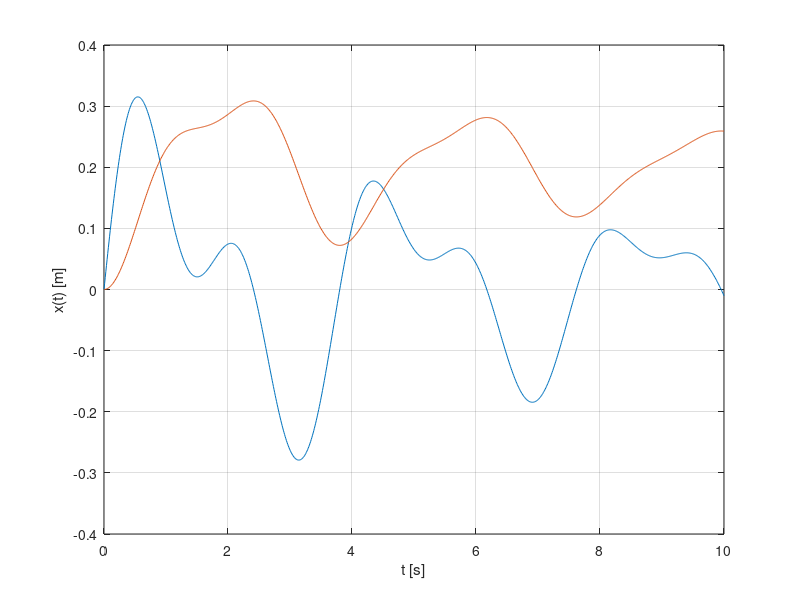

MATLAB code for this plot: (Note: this script raises an error after producing the figure.)
%ppark

clear all; clc;

% Constants

m1=1;
m2=0.5;
b1=0.5;
k1=5;
k2=3;

blist=[0 1 5];

titles=['No damping                     ';...
        'Underdamped                    ';...
        'Overdamped                     '];
titles2=cellstr(titles);
    
for i=1:3
    
    b=blist(i);

% Create A, B, C, and D matrices.

A = [0 1 0 0; -k1/m1 -b1/m1 k2/m1 0; 0 -1 0 1; 0 0 -k2/m2 0];
B = [0; 1/m1; 0; 0];
C = [1 0 0 0];
D = 0;    
    
% Create state-space dynamic model in MATLAB
% This performs the inverse laplace transform and finds the output y(t)

sys_ss = ss(A,B,C,D);

% Create transfer functions
% We will not need to use the transfer function, ss does everything,
% but it is good to look at it to see how difficult life would be!

sys_tf = tf(sys_ss)

% Find poles

p=pole(sys_tf)

% Create a list of times at which to evaluate the outputs

time = linspace(0,10,1000);

% Evaluate the outputs using the 'impulse' function in MATLAB
% This means that MATLAB puts in u(s) = 1
% MATLAB assumes zero initial conditions.
% If the applied impulse has magnitude not equal to 1,
% we need to scale the impulse response by simply multiplying.

y1 = 1*impulse(sys_ss,time);

% Evaluate the outputs using the 'step' function in MATLAB
% This means that MATLAB puts in u(s) = 1/s,
% MATLAB assumes zero initial conditions.
% If the applied force has magnitude not equal to 1,
% we need to scale the step response by simply multiplying.

y2 = 1*step(sys_ss,time);


% Plot the two outputs

figure(3*i-2); clf;
plot(time,y1(:,1),time,y2(:,1)); hold all;
grid on
xlabel('t [s]'); ylabel('x(t) [m]');
legend('impulse','step','Location','E');
title(titles2(i))

figure(3*i-1); clf;
pzmap(sys_ss)
xlim([-4 4])
ylim([-2.5 2.5])

figure(3*i); clf;
bode(sys_ss)
   
% Find step-response details for the underdamped system.
if    i==2
  stepdata = stepinfo(sys_ss)
else
    
end

end

% Compare different zeta (0.5,1,1.25)

time = linspace(0,10,1000);

y3(:,1)=exp(-0.5*time).*sin(time);
y3(:,2)=time.*exp(-time);
y3(:,3)=0.67*(exp(-0.5*time)-exp(-2*time));

figure(10); clf;
plot(time,y3(:,1)); hold all;
plot(time,y3(:,2)); hold all;
plot(time,y3(:,3)); hold all;
legend('under','crit','over','Location','NE');

% Step-response details for 
